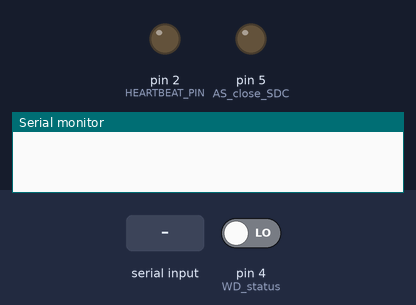
The sketch below on a simulated Arduino Uno, built with avr-gcc and run on an emulated ATmega328P. Parts: output pins drawn as LEDs (lit = HIGH), the last lines printed to the serial monitor. Dashed ring = blinking. The test bench sets the inputs (shaded band); at power-on: pin 4 (WD_status) LOW.

Above: at 1.2 s.
1.3 s: "0" received over Serial
At 1.9 s:
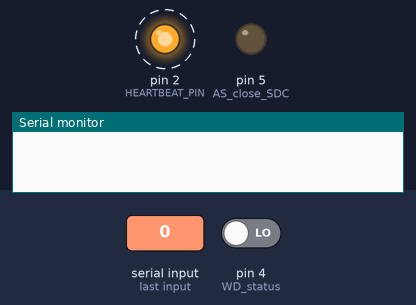
7.7 s: "1" received over Serial
At 8.3 s:
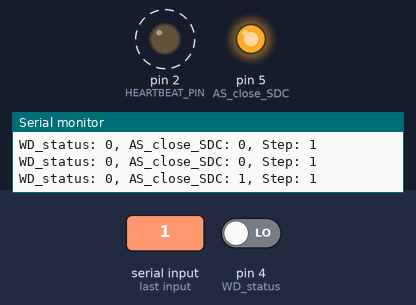
Timing chart, 0 to 28.3 s (numbered marks = the images above; inputs shaded):
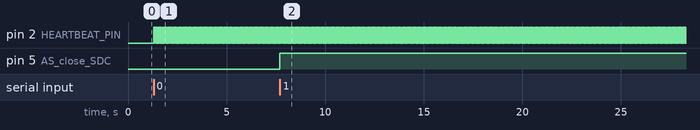

The sketch:

WatchdogTestManual.ino
```cpp
// Pin definitions
const int HEARTBEAT_PIN = 2;   // Heartbeat output
const int WD_reset  = 3;       // Digital output
const int WD_status = 4;       // Digital input
const int AS_close_SDC = 5;    // Digital output

// Heartbeat timing (10 Hz → toggle every 50 ms)
unsigned long lastHeartbeatToggle = 0;
const unsigned long heartbeatInterval = 20; // ms
bool heartbeatState = false;

unsigned long lastStatusRead = 0;
int stepCount = 0;
bool SDC_state = false;

// --- Heartbeat update (non-blocking) ---
void updateHeartbeat() {
  unsigned long currentMillis = millis();
  if (currentMillis - lastHeartbeatToggle >= heartbeatInterval) {
    lastHeartbeatToggle = currentMillis;
    heartbeatState = !heartbeatState;
    digitalWrite(HEARTBEAT_PIN, heartbeatState);
  }
}

// --- Status Read (non-blocking) ---
void readStatus() {
  if (millis() - lastStatusRead >= 2000) {
    Serial.print("WD_status: ");
    Serial.print(digitalRead(WD_status));
    Serial.print(", AS_close_SDC: ");
    Serial.print(SDC_state);
    Serial.print(", Step: ");
    Serial.println(stepCount);

    lastStatusRead = millis();
  }
}

void setup() {
  Serial.begin(115200);
  pinMode(WD_status, INPUT);
  pinMode(WD_reset, OUTPUT);
  pinMode(AS_close_SDC, OUTPUT);
  pinMode(HEARTBEAT_PIN, OUTPUT);

  digitalWrite(WD_reset, LOW);
  digitalWrite(AS_close_SDC, LOW);
  digitalWrite(HEARTBEAT_PIN, LOW);
}

void loop() {
  digitalWrite(AS_close_SDC, SDC_state);
  readStatus();
  if (stepCount != 0) {
    updateHeartbeat();
  }
  if (stepCount == 2) {
    digitalWrite(WD_reset, HIGH);
  }
  if (stepCount == 3) {
    digitalWrite(WD_reset, LOW);
  }

  if (Serial.available()) {
    char c = Serial.read();
    if (c == '0') {
      stepCount = ((stepCount + 1) % 4);
    } else if (c == '1') {
      SDC_state = !SDC_state;
    }
  }
}
```

Measured:
- after the input at 1.3 s, pin 2 (HEARTBEAT_PIN): alternates HIGH for 0.02 s and LOW for 0.02 s, starting at once
- after the input at 7.7 s, pin 5 (AS_close_SDC): LOW → HIGH at once
